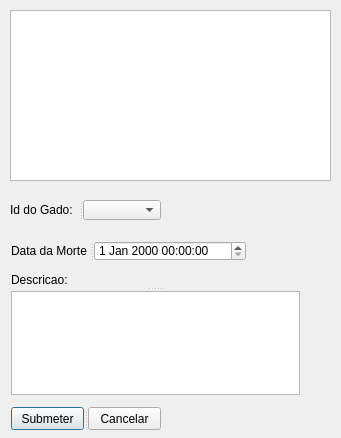
<?xml version="1.0" encoding="UTF-8"?>
<ui version="4.0">
 <class>Editar_Mortos</class>
 <widget class="QDialog" name="Editar_Mortos">
  <property name="geometry">
   <rect>
    <x>0</x>
    <y>0</y>
    <width>341</width>
    <height>438</height>
   </rect>
  </property>
  <property name="windowTitle">
   <string>Dialog</string>
  </property>
  <widget class="QSplitter" name="splitter_9">
   <property name="geometry">
    <rect>
     <x>11</x>
     <y>241</y>
     <width>235</width>
     <height>20</height>
    </rect>
   </property>
   <property name="orientation">
    <enum>Qt::Horizontal</enum>
   </property>
   <widget class="QLabel" name="dataAcontecimentoLabel">
    <property name="text">
     <string>Data da Morte</string>
    </property>
   </widget>
   <widget class="QDateTimeEdit" name="dataAcontecimentoDateTime"/>
  </widget>
  <widget class="QSplitter" name="splitter_4">
   <property name="geometry">
    <rect>
     <x>11</x>
     <y>407</y>
     <width>150</width>
     <height>23</height>
    </rect>
   </property>
   <property name="orientation">
    <enum>Qt::Horizontal</enum>
   </property>
   <widget class="QPushButton" name="submeterPushButton">
    <property name="text">
     <string>Submeter</string>
    </property>
   </widget>
   <widget class="QPushButton" name="cancelarPushButton">
    <property name="text">
     <string>Cancelar</string>
    </property>
   </widget>
  </widget>
  <widget class="QSplitter" name="splitter_10">
   <property name="geometry">
    <rect>
     <x>11</x>
     <y>273</y>
     <width>289</width>
     <height>122</height>
    </rect>
   </property>
   <property name="orientation">
    <enum>Qt::Vertical</enum>
   </property>
   <widget class="QLabel" name="descricaoLabel">
    <property name="text">
     <string>Descricao:</string>
    </property>
   </widget>
   <widget class="QPlainTextEdit" name="descricaoPlainTextEdit"/>
  </widget>
  <widget class="QTableView" name="tableView">
   <property name="geometry">
    <rect>
     <x>10</x>
     <y>10</y>
     <width>321</width>
     <height>171</height>
    </rect>
   </property>
   <property name="sizePolicy">
    <sizepolicy hsizetype="Expanding" vsizetype="Expanding">
     <horstretch>0</horstretch>
     <verstretch>0</verstretch>
    </sizepolicy>
   </property>
  </widget>
  <widget class="QSplitter" name="splitter">
   <property name="geometry">
    <rect>
     <x>10</x>
     <y>200</y>
     <width>151</width>
     <height>20</height>
    </rect>
   </property>
   <property name="orientation">
    <enum>Qt::Horizontal</enum>
   </property>
   <widget class="QLabel" name="idLabel">
    <property name="text">
     <string>Id do Gado:</string>
    </property>
   </widget>
   <widget class="QComboBox" name="idComboBox"/>
  </widget>
 </widget>
 <resources/>
 <connections/>
</ui>
